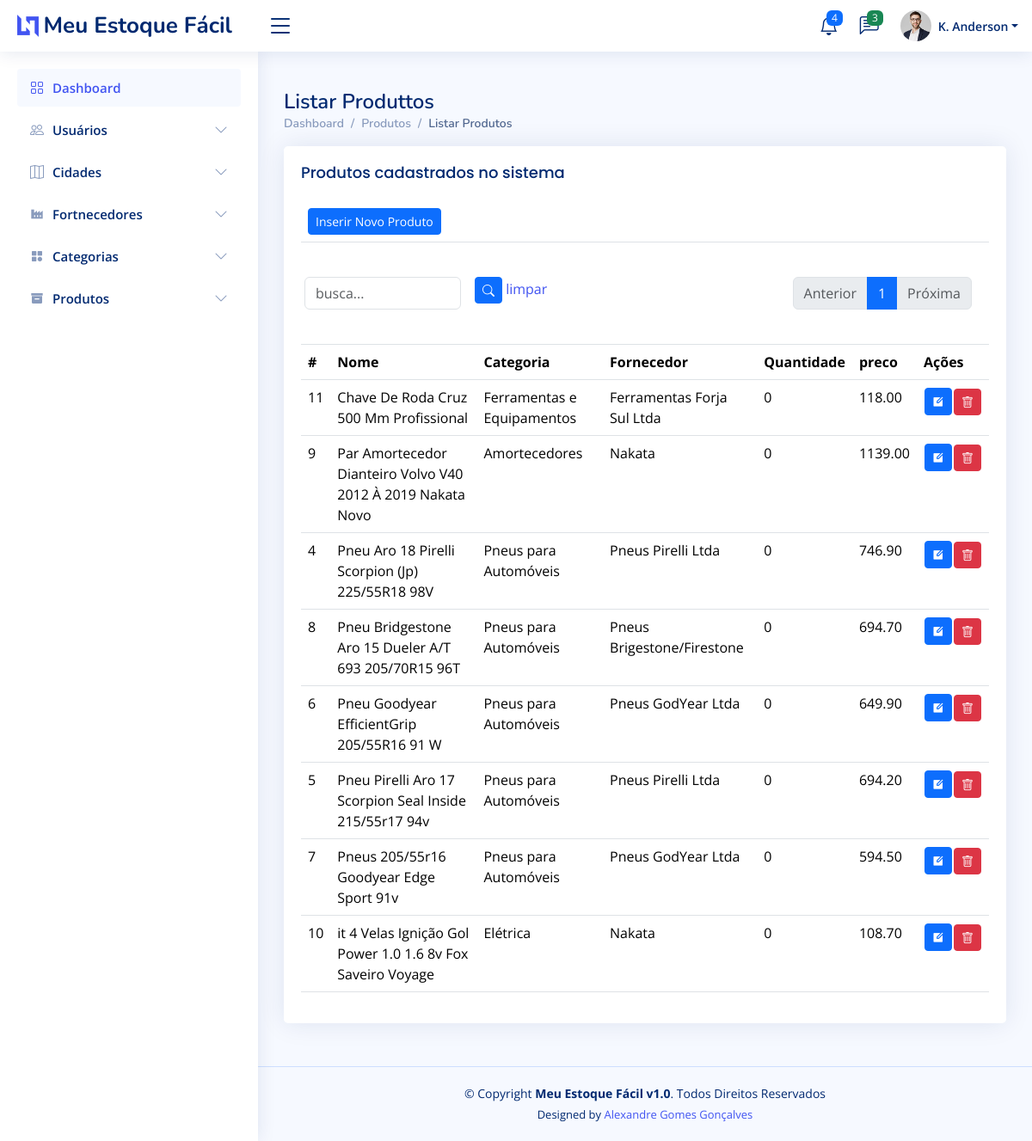
Page /produto/listarProdutos/?page=2&busca= (signed in) on the earlier database version.
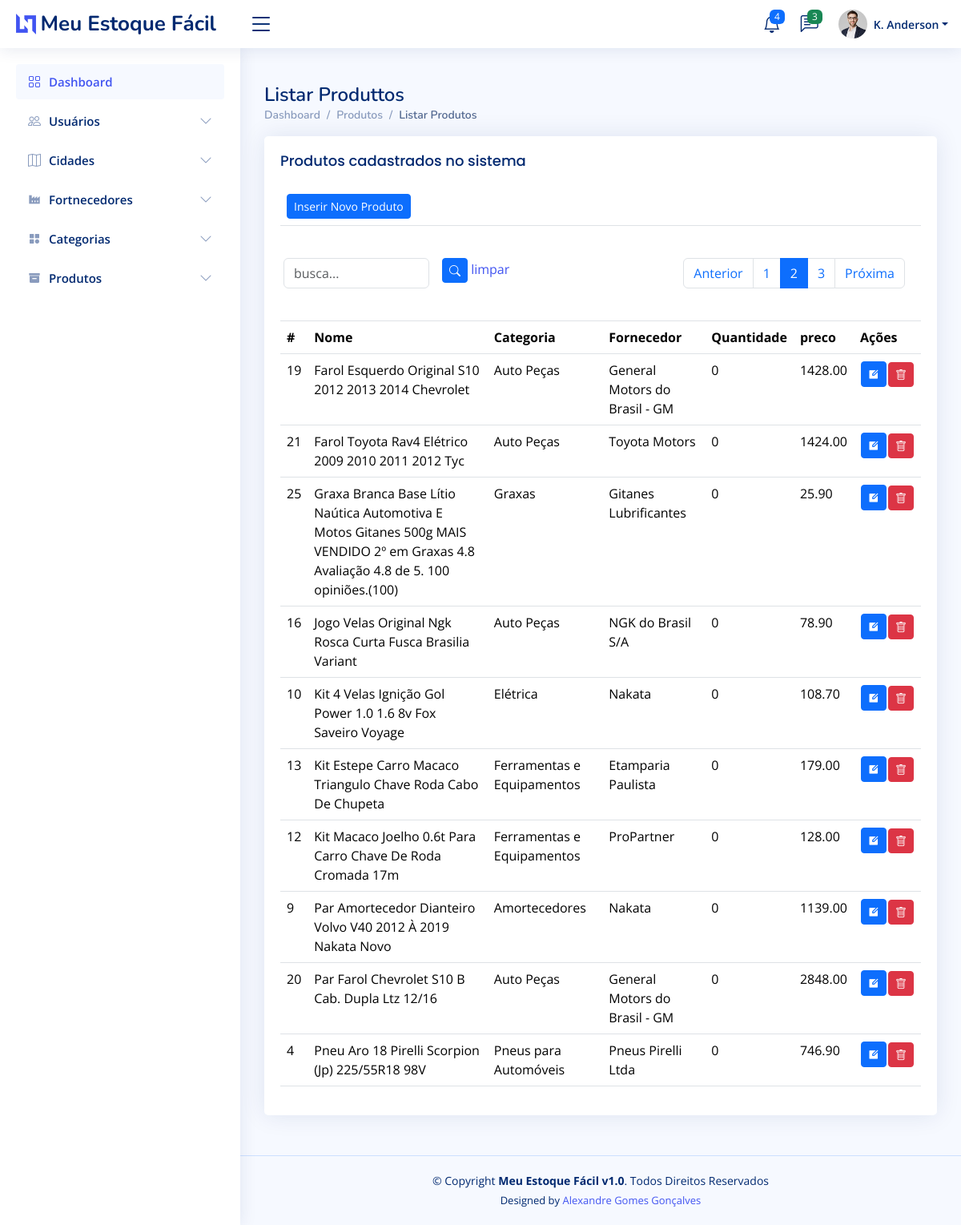
Same page on the later database version.
### produto/models.py (models this page shows, shortened)
class Produto(models.Model):
    idProduto       = models.AutoField(primary_key=True)
    idCategoria     = models.ForeignKey(Categoria, blank=False, null=False, on_delete=models.CASCADE)
    idFornecedor    = models.ForeignKey(Fornecedor, blank=False, null=False, on_delete=models.CASCADE)
    nomeProduto     = models.CharField(max_length=255, blank=False, null=False)
    quantidade      = models.IntegerField(default=0, blank=True, null=True)
    preco           = models.DecimalField(default=0, max_digits=10, decimal_places=2)
    dataValidade    = models.DateField(db_default=date.today(),blank=True, null=True)
    descricao       = models.TextField(blank=True, null=True)
    codigoDeBarras  = models.CharField(max_length=255, blank=True, null=True)
    dataEntrada     = models.DateField(auto_now_add=True)
    created_at      = models.DateTimeField(auto_now_add=True)
    updated_at      = models.DateTimeField(auto_now=True)
    class Meta:
        ordering = ['-nomeProduto']

### categoria/models.py (models this page shows, shortened)
class Categoria(models.Model):
    idCategoria     = models.AutoField(primary_key=True)
    nomeCategoria   = models.CharField(max_length=255)
    created_at      = models.DateTimeField(auto_now_add=True)
    updated_at      = models.DateTimeField(auto_now=True)
    class Meta:
        ordering = ['-nomeCategoria']
    def __str__(self):
        return self.nomeCategoria

### fornecedor/models.py (models this page shows, shortened)
class Fornecedor(models.Model):
    idFornecedor    = models.AutoField(primary_key=True)
    nomeFornecedor  = models.CharField(max_length=255)
    idCidade        = models.ForeignKey(Cidade, blank=True, null=True, on_delete=models.CASCADE)
    created_at      = models.DateTimeField(auto_now_add=True)
    updated_at      = models.DateTimeField(auto_now=True)
    class Meta:
        ordering = ['-nomeFornecedor']
    def __str__(self):
        return self.nomeFornecedor

### produto/views.py (the view)
# urls.py: path('listarProdutos/', views.listarProdutos, name='listarProdutos'),
@login_required(login_url='/sistema/login/')
def listarProdutos(request):
    if request.method == 'POST':
        Produto.objects.filter(idProduto=request.POST.get('idProduto')).delete()
        return redirect('listarProdutos')
    busca = request.GET.get('busca')
    if busca:
        produtos = Produto.objects.filter(nomeProduto__icontains=busca).order_by('nomeProduto')
    else:
        produtos = Produto.objects.all().order_by('nomeProduto')
    produto_paginator = Paginator(produtos, 10)
    page_num = request.GET.get('page')
    page = produto_paginator.get_page(page_num)
    return render(request, 'listarProdutos.html', {'page': page})

### produto/templates/listarProdutos.html (shortened to what the changed rows need)
{% extends 'base.html' %}
{% load static %}
{% block content %}
    <main id="main" class="main">
        <div class="pagetitle">
            <h1>Listar Produttos</h1>
        </div>
        <section class="section">
            <div class="row">
                <div class="col-lg-12">
                    <div class="card">
                        <div class="card-body">
                            <table class="table table-hover">
                                <thead>
                                    <tr>
                                        <td colspan="7">
                                            <a href="/produto/inserirProduto">
                                            </a>
                                        </td>
                                    </tr>
                                    <tr>
                                        <td colspan="7">
                                            <div class="row mb-3">
                                                <form class="row g-3">
                                                    <form action="" method="GET">
                                                        <div class="col-md-6">
                                                            <div class="page-links">
                                                                <nav aria-label="...">
                                                                    <ul class="pagination justify-content-end">
                                                                    {% if page.has_previous %}
                                                                        <li class="page-item">
                                                                            <a class="page-link" href="/produto/listarProdutos/?page={{page.previous_page_number}}&busca={{request.GET.busca}}" tabindex="-1">Anterior</a>
                                                                        </li>
                                                                    {% else %}
                                                                        <li class="page-item disabled">
                                                                            <a class="page-link" href="#" tabindex="-1" aria-disabled="true">Anterior</a>
                                                                        </li>
                                                                    {% endif %}
                                                                    {% for pageNum in page.paginator.page_range %}
                                                                        {% if page.number == pageNum %}
                                                                            <li class="page-item active"><a class="page-link" href="#">{{pageNum}}</a></li>
                                                                        {% else %}
                                                                            <li class="page-item"><a class="page-link" href="/produto/listarProdutos/?page={{pageNum}}&busca={{request.GET.busca}}">{{pageNum}}</a></li>
                                                                        {% endif %}
                                                                    {% endfor %}
                                                                    {% if page.has_next %}
                                                                        <li class="page-item">
                                                                            <a class="page-link" href="/produto/listarProdutos/?page={{page.next_page_number}}&busca={{request.GET.busca}}">Próxima</a>
                                                                        </li>
                                                                    {% else %}
                                                                        <li class="page-item disabled">
                                                                            <a class="page-link" href="#" aria-disabled="true">Próxima</a>
                                                                        </li>
                                                                    {% endif %}
                                                                    </ul>
                                                                </nav>
                                                            </div>
                                                        </div>
                                                    </form>
                                                </div>
                                            </div>
                                    <tr>
                                        <th scope="col">#</th>
                                        <th scope="col">Nome</th>
                                        <th scope="col">Categoria</th>
                                        <th scope="col">Fornecedor</th>
                                        <th scope="col">Quantidade</th>
                                        <th scope="col">preco</th>
                                        <th>Ações</th>
                                    </tr>
                                <tbody>
                                    {% for produto in page.object_list %}
                                    <tr>
                                        <td scope="col">{{produto.idProduto}}</td>
                                        <td scope="col">{{produto.nomeProduto}}</td>
                                        <td scope="col">{{produto.idCategoria}}</td>
                                        <td scope="col">{{produto.idFornecedor}}</td>
                                        <td scope="col">{{produto.quantidade}}</td>
                                        <td scope="col">{{produto.preco}}</td>
                                        <td>
                                            <table>
                                                <tr>
                                                    <td>
                                                        <a href="/produto/editarProduto/{{produto.idProduto}}">
                                                            <button class="btn btn-sm btn-primary" alt="editar"><i class="ri-edit-box-fill"></i></button>
                                                        </a>
                                                    </td>
                                                    <td>
                                                        <form action="" method="post">
                                                            <button type="button" class="btn btn-danger btn-sm" data-bs-toggle="modal" data-bs-target="#delete{{produto.idProduto}}"><i class="bi bi-trash"></i></button>
                                                        </form>
                                                    </td>
                                                </tr>
                                            </table>
                                        </td>
                                    </tr>
                                    {% endfor %}
                                </tbody>
                        </div>
                    </div>
                </div>
        </section>
    </main>
{% endblock %}

Differences in the rows shown:
no longer on this page (row unchanged): Produto: idProduto "11", nomeProduto "Chave De Roda Cruz 500 Mm Profissional", idCategoria "Ferramentas e Equipamentos", idFornecedor "Ferramentas Forja Sul Ltda", quantidade "0", preco "118.00"
no longer on this page (row unchanged): Produto: idProduto "8", nomeProduto "Pneu Bridgestone Aro 15 Dueler A/T 693 205/70R15 96T", idCategoria "Pneus para Automóveis", idFornecedor "Pneus Brigestone/Firestone", quantidade "0", preco "694.70"
no longer on this page (row unchanged): Produto: idProduto "6", nomeProduto "Pneu Goodyear EfficientGrip 205/55R16 91 W", idCategoria "Pneus para Automóveis", idFornecedor "Pneus GodYear Ltda", quantidade "0", preco "649.90"
no longer on this page (row unchanged): Produto: idProduto "5", nomeProduto "Pneu Pirelli Aro 17 Scorpion Seal Inside 215/55r17 94v", idCategoria "Pneus para Automóveis", idFornecedor "Pneus Pirelli Ltda", quantidade "0", preco "694.20"
no longer on this page (row unchanged): Produto: idProduto "7", nomeProduto "Pneus 205/55r16 Goodyear Edge Sport 91v", idCategoria "Pneus para Automóveis", idFornecedor "Pneus GodYear Ltda", quantidade "0", preco "594.50"
added Produto: idProduto "19", nomeProduto "Farol Esquerdo Original S10 2012 2013 2014 Chevrolet", idCategoria "Auto Peças", idFornecedor "General Motors do Brasil - GM", quantidade "0", preco "1428.00"
added Produto: idProduto "21", nomeProduto "Farol Toyota Rav4 Elétrico 2009 2010 2011 2012 Tyc", idCategoria "Auto Peças", idFornecedor "Toyota Motors", quantidade "0", preco "1424.00"
added Produto: idProduto "25", nomeProduto "Graxa Branca Base Lítio Naútica Automotiva E Motos Gitanes 500g MAIS VENDIDO 2º em Graxas 4.8 Avaliação 4.8 de 5. 100 opiniões.(100)", idCategoria "Graxas", idFornecedor "Gitanes Lubrificantes", quantidade "0", preco "25.90"
added Produto: idProduto "16", nomeProduto "Jogo Velas Original Ngk Rosca Curta Fusca Brasilia Variant", idCategoria "Auto Peças", idFornecedor "NGK do Brasil S/A", quantidade "0", preco "78.90"
changed Produto "Elétrica": nomeProduto "it 4 Velas Ignição Gol Power 1.0 1.6 8v Fox Saveiro Voyage" → "Kit 4 Velas Ignição Gol Power 1.0 1.6 8v Fox Saveiro Voyage"; moves up the list
added Produto: idProduto "13", nomeProduto "Kit Estepe Carro Macaco Triangulo Chave Roda Cabo De Chupeta", idCategoria "Ferramentas e Equipamentos", idFornecedor "Etamparia Paulista", quantidade "0", preco "179.00"
added Produto: idProduto "12", nomeProduto "Kit Macaco Joelho 0.6t Para Carro Chave De Roda Cromada 17m", idCategoria "Ferramentas e Equipamentos", idFornecedor "ProPartner", quantidade "0", preco "128.00"
added Produto: idProduto "20", nomeProduto "Par Farol Chevrolet S10 B Cab. Dupla Ltz 12/16", idCategoria "Auto Peças", idFornecedor "General Motors do Brasil - GM", quantidade "0", preco "2848.00"
Other differences:
list line gone: "1"
new list line: "1"
new list line: "2"
new list line: "3"
